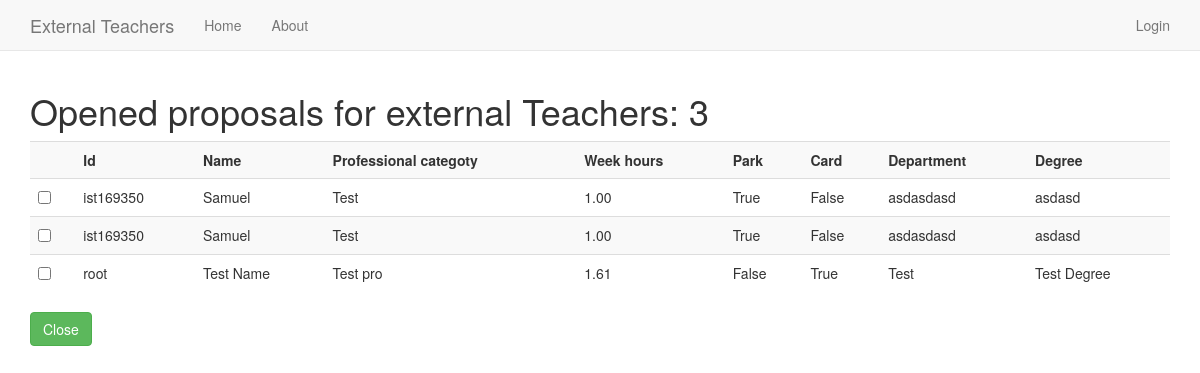
Page /app/sc_opened/ on the committed database.
### app/models.py (models this page shows)
class ExternalTeacher(models.Model):
	user = models.ForeignKey(User)
	is_closed = models.BooleanField()
	close_date = models.DateTimeField('close date', null=True)
	professional_category = models.CharField(max_length=200, blank=False)
	hours_per_week = models.DecimalField(decimal_places=2, max_digits=5)
	park = models.BooleanField()
	card = models.BooleanField()
	department = models.CharField(max_length=200)
	name = models.CharField(max_length=200)
	degree = models.CharField(max_length=200)
	course = models.CharField(max_length=200)
	course_manager = models.CharField(max_length=200)
	notes = models.CharField(max_length=200, blank=True)

### app/views.py (the view)
def sc_opened(request):
	external_teachers = ExternalTeacher.objects.filter(is_closed = False)
	context = {'external_teachers' : external_teachers}
	return render(request, 'app/sc_opened.html', context)

### app/templates/app/sc_opened.html (shortened to what this page needs)
{% extends "app/base.html" %}
{% block content %}
<h1>Opened proposals for external Teachers: {{ external_teachers.count }}</h1>
<table class="table table-striped">
	<tr>
		<th></th>
		<th>Id</th>
		<th>Name</th>
		<th>Professional categoty</th>
		<th>Week hours</th>
		<th>Park</th>
		<th>Card</th>
		<th>Department</th>
		<th>Degree</th>
	</tr>
	{% for external_teacher in external_teachers %}
	<tr>
		<td>
			<div class="input-group">
				<input type="checkbox"/>
			</div>
		<td>{{ external_teacher.user.username }}</td>
		<td>{{ external_teacher.name }}</td>
		<td>{{ external_teacher.professional_category }}</td>
		<td>{{ external_teacher.hours_per_week|floatformat:2 }}</td>
		<td>{{ external_teacher.park }}</td>
		<td>{{ external_teacher.card }}</td>
		<td>{{ external_teacher.department }}</td>
		<td>{{ external_teacher.degree }}</td>
	</tr>
	{% endfor %}
</table>
<div class="btn-group">
	<button type="button" class="btn btn-default btn-success">
		Close
	</button>
</div>
{% endblock %}

### app/templates/app/base.html (shortened to what this page needs)
<!DOCTYPE html>
<html>
	<head>
		{% load staticfiles %}
		<link href="{% static 'app/bootstrap/css/bootstrap.css' %}" rel="stylesheet">
	</head>
	<body>
		<div class="navbar navbar-default navbar-static-top" role="navigation">
			<div class="container">
				<div class="navbar-header">
					<a class="navbar-brand" href="/app">External Teachers</a>
				</div>
				<div class="navbar-collapse collapse">
					<ul class="nav navbar-nav">
						<li class="{% block navbar_home_active %} {% endblock %}"><a href="/app">Home</a></li>
						<li class="{% block navbar_about_active %} {% endblock %}"><a href="/app/about">About</a></li>
					</ul>
					<ul class="nav navbar-nav navbar-right">
						{% if user.is_authenticated %}
						<li><a href="/app">{{ user.first_name }}</a></li>
						<li><a href="/app/logout">Logout</a></li>
						{% else %}
						<li><a href="{{ auth_url }}">Login</a></li>
						{% endif %}
					</ul>
				</div>
			</div>
		</div>
		<div class="container">
			{% block content %} {% endblock %}
   		</div>
	</body>
</html>

### rows in the picture
ExternalTeacher: user.username "ist169350", name "Samuel", professional_category "Test", hours_per_week "1.00", park "True", card "False", department "asdasdasd", degree "asdasd"
ExternalTeacher: user.username "ist169350", name "Samuel", professional_category "Test", hours_per_week "1.00", park "True", card "False", department "asdasdasd", degree "asdasd"
ExternalTeacher: user.username "root", name "Test Name", professional_category "Test pro", hours_per_week "1.61", park "False", card "True", department "Test", degree "Test Degree"

### other values in the picture
{{ external_teachers.count }} "3"
